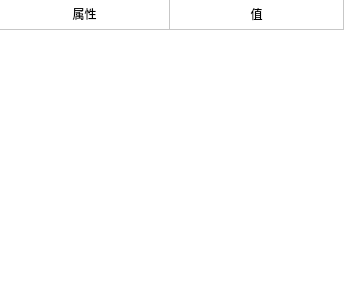
<?xml version="1.0" encoding="UTF-8"?>
<ui version="4.0">
 <class>ByyDescComponentWidget</class>
 <widget class="QWidget" name="ByyDescComponentWidget">
  <property name="geometry">
   <rect>
    <x>0</x>
    <y>0</y>
    <width>344</width>
    <height>300</height>
   </rect>
  </property>
  <property name="windowTitle">
   <string>ByyDescComponentWidget</string>
  </property>
  <layout class="QVBoxLayout" name="verticalLayout">
   <property name="margin">
    <number>0</number>
   </property>
   <item>
    <widget class="QTableWidget" name="tableWidget">
     <property name="frameShape">
      <enum>QFrame::NoFrame</enum>
     </property>
     <property name="editTriggers">
      <set>QAbstractItemView::NoEditTriggers</set>
     </property>
     <property name="selectionBehavior">
      <enum>QAbstractItemView::SelectRows</enum>
     </property>
     <attribute name="horizontalHeaderVisible">
      <bool>false</bool>
     </attribute>
     <attribute name="horizontalHeaderDefaultSectionSize">
      <number>170</number>
     </attribute>
     <attribute name="horizontalHeaderStretchLastSection">
      <bool>true</bool>
     </attribute>
     <attribute name="verticalHeaderVisible">
      <bool>false</bool>
     </attribute>
     <row>
      <property name="text">
       <string>Head</string>
      </property>
     </row>
     <column>
      <property name="text">
       <string>Att</string>
      </property>
     </column>
     <column>
      <property name="text">
       <string>Val</string>
      </property>
     </column>
     <item row="0" column="0">
      <property name="text">
       <string>属性</string>
      </property>
      <property name="textAlignment">
       <set>AlignHCenter|AlignVCenter|AlignCenter</set>
      </property>
     </item>
     <item row="0" column="1">
      <property name="text">
       <string>值</string>
      </property>
      <property name="textAlignment">
       <set>AlignHCenter|AlignVCenter|AlignCenter</set>
      </property>
     </item>
    </widget>
   </item>
  </layout>
 </widget>
 <layoutdefault spacing="6" margin="11"/>
 <resources/>
 <connections/>
</ui>
